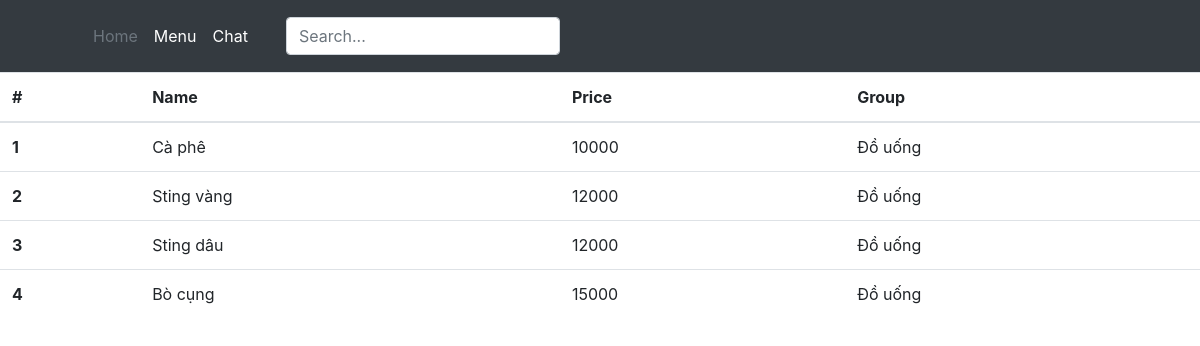
Page /menu.php on the committed database.
### tables this page shows
CREATE TABLE `tbl_menu` (
  `menu_id` int(11) NOT NULL,
  `menu_name` varchar(100) NOT NULL,
  `menu_price` varchar(100) NOT NULL,
  `menu_group` varchar(100) NOT NULL,
  `menu_` varchar(100) NOT NULL
);

### menu.php (the view, shortened to what this page needs)
<!DOCTYPE html>
<html lang="en">
<head>
</head>
<body>
    <?php include('./libs/header.php')?>
    <?php  $query = mysqli_query($db, "SELECT * FROM tbl_menu");    ?>
    <table class="table table-hover">
  <thead>
    <tr>
      <th scope="col">#</th>
      <th scope="col">Name</th>
      <th scope="col">Price</th>
      <th scope="col">Group</th>
    </tr>
  </thead>
  <tbody>
    <?php while($row = mysqli_fetch_array($query)){ ?>
    <tr>
      <th><?= $row['menu_id'] ?></th>
      <td><?= $row['menu_name'] ?></td>
      <td><?= $row['menu_price'] ?></td>
      <td><?= $row['menu_group'] ?></td>
    </tr>
  <?php } ?>
  </tbody>
</table>
</body>
</html>

### libs/header.php (shortened to what this page needs)
<link rel="stylesheet" href="https://cdn.jsdelivr.net/npm/bootstrap@4.6.2/dist/css/bootstrap.min.css">
<header class="p-3 bg-dark text-white">
    <div class="container">
      <div class="d-flex flex-wrap align-items-center justify-content-center justify-content-lg-start">
        <a href="/" class="d-flex align-items-center mb-2 mb-lg-0 text-white text-decoration-none">
          <svg class="bi me-2" width="40" height="32" role="img" aria-label="Bootstrap"><use xlink:href="#bootstrap"></use></svg>
        </a>
        <ul class="nav col-12 col-lg-auto me-lg-auto mb-2 justify-content-center mb-md-0">
          <li><a href="indexs.php" class="nav-link px-2 text-secondary">Home</a></li>
          <li><a href="menu.php" class="nav-link px-2 text-white">Menu</a></li>
          <li><a href="chat.php" class="nav-link px-2 text-white">Chat</a></li>
        </ul>
        <form class="col-12 col-lg-auto mb-3 mb-lg-0 me-lg-3">
          <input type="search" class="form-control form-control-dark" placeholder="Search..." aria-label="Search">
        </form>
      </div>
    </div>
  </header>

### rows in the picture
tbl_menu: menu_id "1", menu_name "Cà phê", menu_price "10000", menu_group "Đồ uống"
tbl_menu: menu_id "2", menu_name "Sting vàng", menu_price "12000", menu_group "Đồ uống"
tbl_menu: menu_id "3", menu_name "Sting dâu", menu_price "12000", menu_group "Đồ uống"
tbl_menu: menu_id "4", menu_name "Bò cụng", menu_price "15000", menu_group "Đồ uống"
